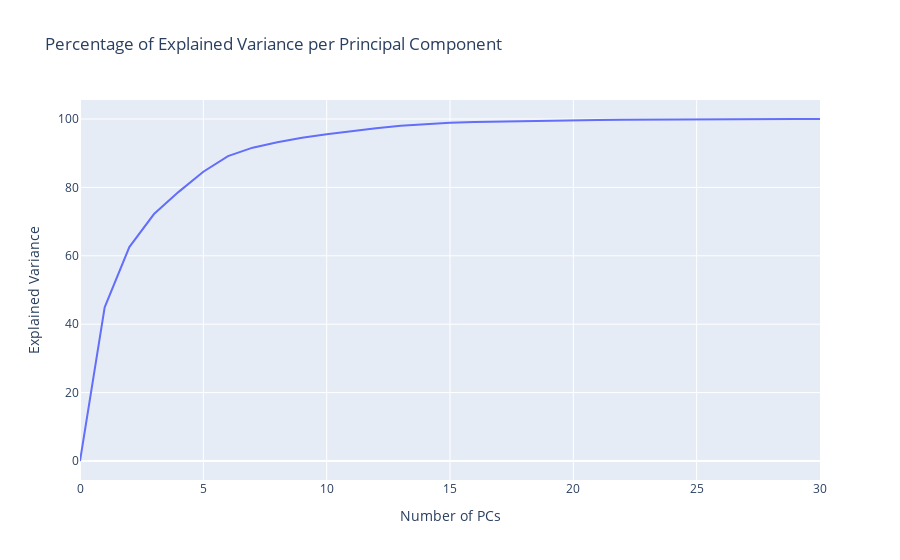

Here is the notebook cell this chart was saved with:
### Markdown cell above
##### PCA

### Code cell
# Principal Component Analysis
eda.pca_variance_plot(train_df, identifier=id_features, categorical=categorical_features, continuous=continuous_features, target="Diagnosis")

### Figure 1 — Plotly figure (JSON) as saved in the notebook; plotly's stock layout.template omitted (floating-point values rounded to 4 significant figures)
{"data": [{"type": "scatter", "y": [0, 44.95, 62.57, 72.21, 78.7, 84.58, 89.14, 91.62, 93.18, 94.5, 95.56, 96.5, 97.33, 98.02, 98.56, 98.9, 99.13, 99.29, 99.43, 99.55, 99.66, 99.74, 99.8, 99.86, 99.91, 99.94, 99.97, 99.99, 100.0, 100.0, 100]}], "layout": {"title": {"text": "Percentage of Explained Variance per Principal Component"}, "xaxis": {"range": [0, 30], "title": {"text": "Number of PCs"}}, "yaxis": {"title": {"text": "Explained Variance"}}}}
